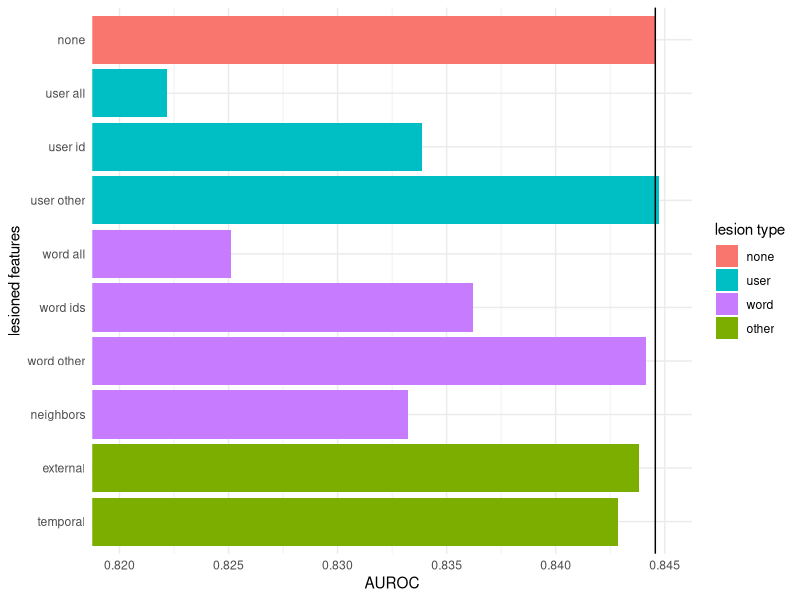
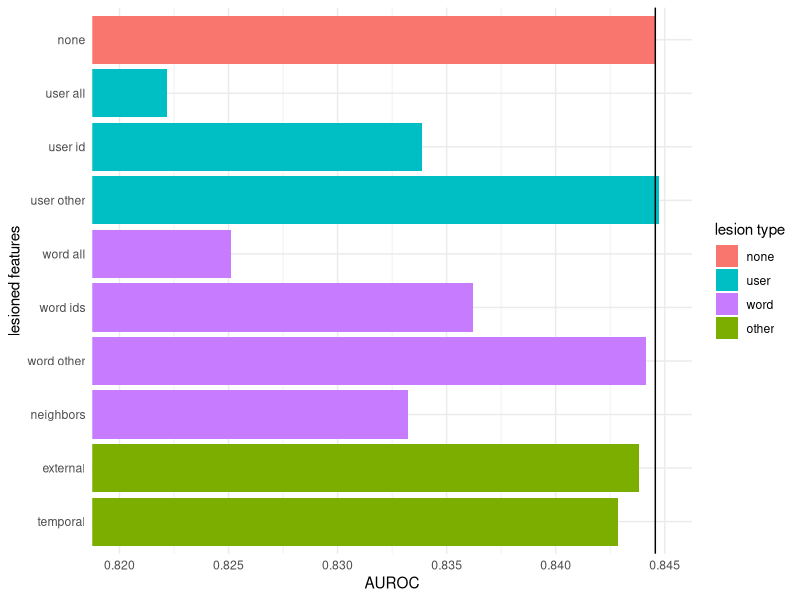

Write the R code that produced these figures, in order.
library('ggplot2')

df = read.csv('data/lesions.csv', header=FALSE,
              col.names=c('lesion', 'AUC'))

df$lesion = c('none', 'user all', 'user id', 'user other', 'word all', 'word ids', 'word other', 'neighbors', 'external', 'temporal')

df$group = c('none', 'user', 'user', 'user', 'word', 'word', 'word', 'word', 'other', 'other')

df$lesion = factor(df$lesion, levels=df$lesion)

none_score = df[df$lesion == 'none', 'AUC']



ggplot(df, aes(x=lesion, y=AUC, fill=group)) + geom_bar(stat='identity') +
  geom_hline(yintercept=none_score) +
  scale_x_discrete(limits = rev(levels(df$lesion))) +
  scale_fill_discrete(name='lesion type', breaks=c('none', 'user', 'word', 'other')) +
  xlab('lesioned features') +
  ylab('AUROC') +
  coord_flip(ylim=c(.82, .845)) +
  theme_minimal()

ggsave('doc/naaclhlt2018-latex/lesions.pdf', height=3, width=8)
